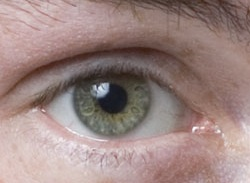
#> input picture examples/unsharpen.jpg, 250 x 183 px
$ python unsharp.py
#> lines starting #> are read from the running program, lines starting #| are printed output that depends on the picture
from PIL import Image
from pylab import *
from scipy.ndimage import filters


"""
This is an example of unsharp masking using Gaussian blur.
"""

# load sample eye image from http://en.wikipedia.org/wiki/Unsharp_masking
im = array(Image.open("unsharpen.jpg").convert("L"), "f")
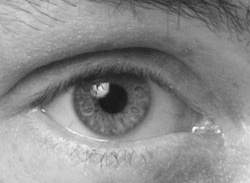
#> im: shape (183, 250) float32; min 23, max 252, mean 139.2

# create blurred version of the image
sigma = 3
blurred = filters.gaussian_filter(im,sigma)
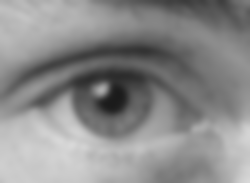
#> blurred: shape (183, 250) float32; min 27.34, max 217.5, mean 139.2

# create unsharp version (no thresholding)
weight = 0.25
unsharp = im - 0.25*blurred
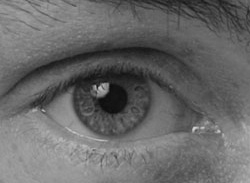
#> unsharp: shape (183, 250) float32; min 10.1, max 210.3, mean 104.4


# plot the original and the unsharpened image
figure()
imshow(im)
gray()
title("original image")

figure()
imshow(unsharp)
gray()
title("unsharp mask with weight {}".format(weight))

show()
